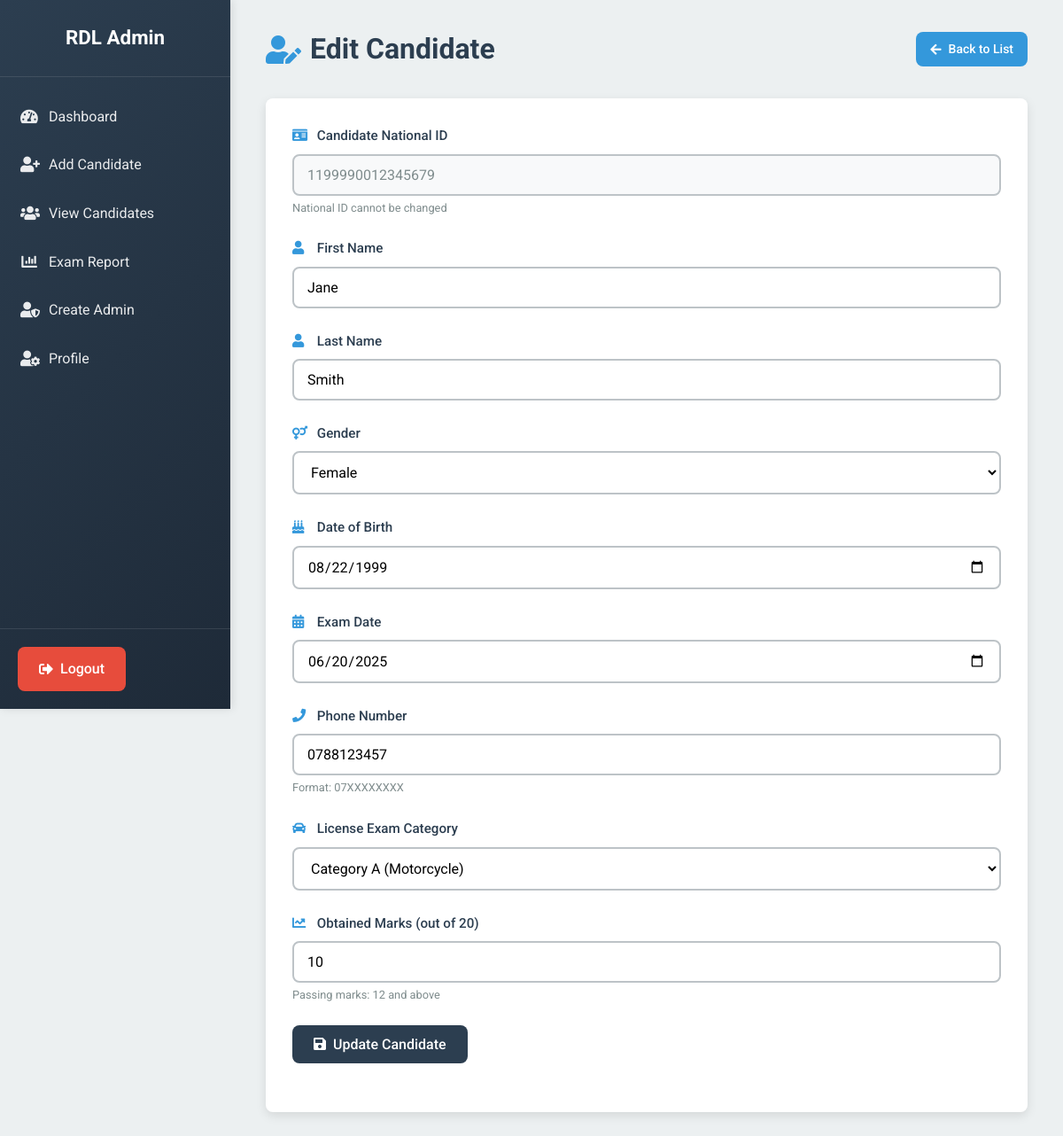
/edit_candidate.php?id=1199990012345679 (signed in), run on the app's committed database.
### tables this page shows
CREATE TABLE `Grade` (
  `CandidateNationalId` varchar(20) NOT NULL,
  `LicenseExamCategory` varchar(50) NOT NULL,
  `ObtainedMarks` int(11) NOT NULL,
  `Decision` varchar(10) NOT NULL,
  KEY `CandidateNationalId` (`CandidateNationalId`),
  CONSTRAINT `grade_ibfk_1` FOREIGN KEY (`CandidateNationalId`) REFERENCES `Candidate` (`CandidateNationalId`) ON DELETE CASCADE ON UPDATE CASCADE
);

CREATE TABLE `Candidate` (
  `CandidateNationalId` varchar(20) NOT NULL,
  `FirstName` varchar(50) NOT NULL,
  `LastName` varchar(50) NOT NULL,
  `Gender` enum('Male','Female') NOT NULL,
  `DOB` date NOT NULL,
  `ExamDate` date NOT NULL,
  `PhoneNumber` varchar(20) NOT NULL,
  PRIMARY KEY (`CandidateNationalId`),
  UNIQUE KEY `PhoneNumber` (`PhoneNumber`)
);

### edit_candidate.php (the view, shortened to what this page needs)
<?php
require_once "config.php";
$id = isset($_POST["id"]) ? $_POST["id"] : $_GET["id"];
$sql = "SELECT c.*, g.LicenseExamCategory, g.ObtainedMarks FROM Candidate c
        JOIN Grade g ON c.CandidateNationalId = g.CandidateNationalId
        WHERE c.CandidateNationalId = ?";
if($stmt = mysqli_prepare($link, $sql)){
    mysqli_stmt_bind_param($stmt, "s", $id);
    if(mysqli_stmt_execute($stmt)){
        $result = mysqli_stmt_get_result($stmt);
        if(mysqli_num_rows($result) == 1) {
            $row = mysqli_fetch_assoc($result);
        } else {
            header("location: view_candidates.php?error=" . urlencode("Candidate not found"));
            exit;
        }
    } else {
        $error = "Error fetching candidate data.";
    }
}
include 'templates/header.php';
include 'templates/sidebar.php';
?>
<div class="page-header">
    <h1><i class="fas fa-user-edit"></i> Edit Candidate</h1>
    <a href="view_candidates.php" class="btn btn-sm"><i class="fas fa-arrow-left"></i> Back to List</a>
</div>
<div class="card">
    <form action="<?php echo htmlspecialchars($_SERVER["PHP_SELF"]); ?>" method="post">
        <div class="form-group">
            <label><i class="fas fa-id-card"></i> Candidate National ID</label>
            <input type="text" value="<?php echo htmlspecialchars($row['CandidateNationalId']); ?>" disabled>
            <small>National ID cannot be changed</small>
        </div>
        <div class="form-group">
            <label><i class="fas fa-user"></i> First Name</label>
            <input type="text" name="firstName" value="<?php echo htmlspecialchars($row['FirstName']); ?>" required>
        </div>
        <div class="form-group">
            <label><i class="fas fa-user"></i> Last Name</label>
            <input type="text" name="lastName" value="<?php echo htmlspecialchars($row['LastName']); ?>" required>
        </div>
        <div class="form-group">
            <label><i class="fas fa-venus-mars"></i> Gender</label>
            <select name="gender" required>
                <option value="Female" <?php if($row['Gender'] == 'Female') echo 'selected'; ?>>Female</option>
            </select>
        </div>
        <div class="form-group">
            <label><i class="fas fa-birthday-cake"></i> Date of Birth</label>
            <input type="date" name="dob" value="<?php echo htmlspecialchars($row['DOB']); ?>" required>
        </div>
        <div class="form-group">
            <label><i class="fas fa-calendar-alt"></i> Exam Date</label>
            <input type="date" name="examDate" value="<?php echo htmlspecialchars($row['ExamDate']); ?>" required>
        </div>
        <div class="form-group">
            <label><i class="fas fa-phone"></i> Phone Number</label>
            <input type="text" name="phoneNumber" value="<?php echo htmlspecialchars($row['PhoneNumber']); ?>" required>
            <small>Format: 07XXXXXXXX</small>
        </div>
        <div class="form-group">
            <label><i class="fas fa-car"></i> License Exam Category</label>
            <select name="licenseExamCategory" required>
                <option value="A" <?php if($row['LicenseExamCategory'] == 'A') echo 'selected'; ?>>Category A (Motorcycle)</option>
            </select>
        </div>
        <div class="form-group">
            <label><i class="fas fa-chart-line"></i> Obtained Marks (out of 20)</label>
            <input type="number" name="obtainedMarks" min="0" max="20" value="<?php echo htmlspecialchars($row['ObtainedMarks']); ?>" required>
            <small>Passing marks: 12 and above</small>
        </div>
        <div class="form-group">
            <button type="submit" class="btn btn-primary"><i class="fas fa-save"></i> Update Candidate</button>
        </div>
    </form>
</div>
<?php
include 'templates/footer.php';
?>

### css/style.css (style rules this page uses)
:root { --primary-color: #2c3e50; --secondary-color: #3498db; --light-color: #ecf0f1; --dark-color: #1e2a38; --success-color: #27ae60; --warning-color: #f39c12; --error-color: #e74c3c; --white-color: #ffffff; --gray-light: #bdc3c7; --gray-dark: #7f8c8d; --shadow: 0 4px 12px rgba(0,0,0,0.1); --shadow-hover: 0 6px 20px rgba(0,0,0,0.15); --border-radius: 8px; --transition: all 0.3s ease; }
* { box-sizing: border-box; margin: 0; padding: 0; }
body { font-family: 'Roboto', sans-serif; background-color: var(--light-color); color: #333; line-height: 1.6; display: flex; font-weight: 400; }
.page-header { margin-bottom: 30px; display: flex; justify-content: space-between; align-items: center; flex-wrap: wrap; gap: 15px; }
.page-header h1 { color: var(--primary-color); font-weight: 700; font-size: 2em; margin: 0; display: flex; align-items: center; gap: 10px; }
.page-header h1 i { color: var(--secondary-color); }
.card { background-color: var(--white-color); padding: 30px; border-radius: var(--border-radius); box-shadow: var(--shadow); margin-bottom: 20px; transition: var(--transition); }
.form-group { margin-bottom: 25px; text-align: left; }
.form-group label { display: block; margin-bottom: 8px; font-weight: 500; color: var(--primary-color); font-size: 0.95em; }
.form-group label i { margin-right: 8px; color: var(--secondary-color); width: 16px; }
.form-group input, .form-group select, .form-group textarea { width: 100%; padding: 12px 15px; border: 2px solid var(--gray-light); border-radius: var(--border-radius); font-size: 16px; font-family: 'Roboto', sans-serif; transition: var(--transition); background-color: var(--white-color); }
.form-group input:disabled { background-color: #f8f9fa; color: var(--gray-dark); cursor: not-allowed; }
.form-group small { display: block; margin-top: 5px; color: var(--gray-dark); font-size: 0.8em; line-height: 1.4; }
.btn { display: inline-flex; align-items: center; justify-content: center; gap: 8px; background-color: var(--secondary-color); color: var(--white-color); padding: 12px 24px; border: none; border-radius: var(--border-radius); cursor: pointer; text-decoration: none; font-size: 16px; font-weight: 500; font-family: 'Roboto', sans-serif; transition: var(--transition); text-align: center; min-width: 120px; }
.btn-primary { background-color: var(--primary-color); }
.btn-sm { padding: 8px 16px; font-size: 14px; min-width: 80px; }
.card, .alert, .stat-card { animation: fadeInUp 0.6s ease-out; }
.card:nth-child(2) { animation-delay: 0.1s; }

### data on the page
grade: CandidateNationalId.CandidateNationalId "1199990012345679", firstName "Jane", lastName "Smith", dob "08/22/1999", examDate "06/20/2025", phoneNumber "0788123457", licenseExamCategory "Category A (Motorcycle)", obtainedMarks "10"
candidate: gender "Female"
